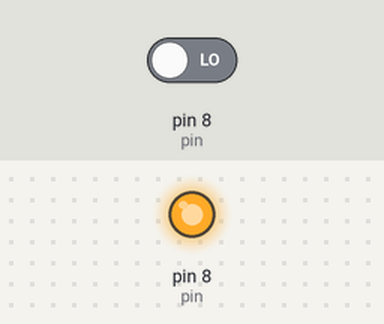
This sketch was run on a simulated Arduino Uno, built with avr-gcc and run on an emulated ATmega328P. Shown: output pins drawn as LEDs (lit = HIGH). The inputs (shaded band) are chosen by the test bench; at power-on: pin 8 (pin) LOW. What the sketch prints to the serial monitor is not drawn.

Above: at 1.2 s.
1.3 s: pin 8 (pin) driven HIGH
2.8 s: pin 8 (pin) driven LOW
Timing chart, 0 to 5.8 s (numbered marks = the images above; inputs shaded):
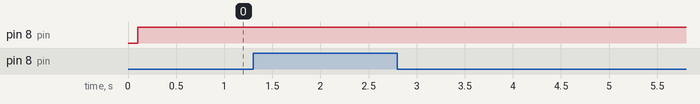

The sketch:

final_infared_sensor.ino
```cpp
int pin=8;
int time;
// test
void setup() {
  // put your setup code here, to run once:
  Serial.begin(9600);
}
int infsensor(int infpin) {
  // return the amount of delay of the infrared sensor
  // larger value = more black
  int t=0;
  pinMode(infpin, OUTPUT);
  digitalWrite(infpin, HIGH);
  delay(1);
  pinMode(infpin,INPUT);
  while(digitalRead(infpin)==HIGH){
    t= t+1;
    delayMicroseconds(100);
  }
  return t;
}

void loop() {
  // put your main code here, to run repeatedly:
  delay(100);
  time = infsensor(pin);
  Serial.println(time);
}
```
